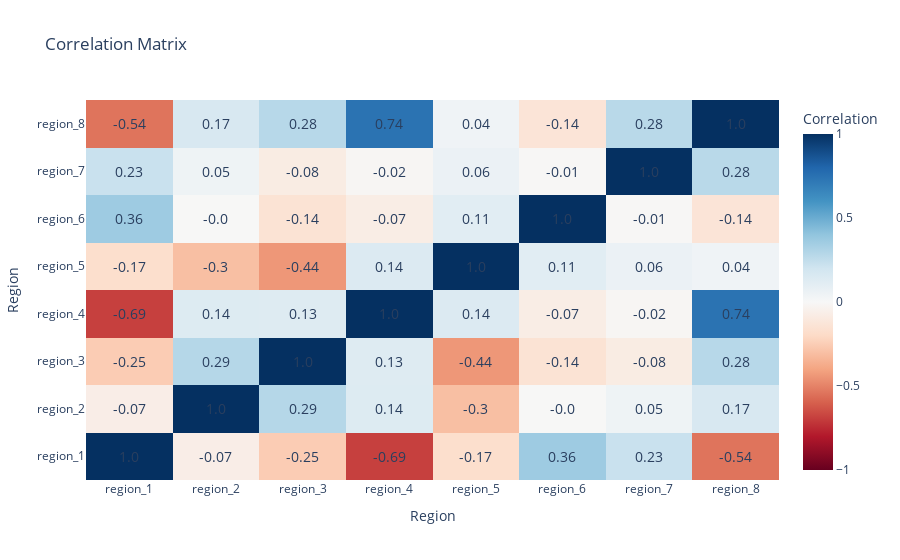

The code cell stored with this chart in its notebook:
### Code cell
import pandas as pd
import plotly.graph_objects as go

# 读取数据
df = pd.read_excel('数据文件.xls')
# 删除day列
df = df.drop('day', axis=1)

# 计算每个虚拟区域的相关性系数
corr_matrix = df.corr()

# 创建热图数据
data = [go.Heatmap(z=corr_matrix.values.tolist(), x=corr_matrix.columns, y=corr_matrix.index, colorscale='RdBu', zmin=-1, zmax=1, colorbar=dict(title='Correlation'))]

# 设置图表标题和布局
layout = go.Layout(title='Correlation Matrix', xaxis=dict(title='Region'), yaxis=dict(title='Region'))

# 绘制热图
fig = go.Figure(data=data, layout=layout)
annotations = []
for i, row in enumerate(corr_matrix.index):
    for j, col in enumerate(corr_matrix.columns):
        annotations.append(dict(x=col, y=row, text=str(round(corr_matrix.iloc[i, j], 2)), showarrow=False, font=dict(size=14)))
fig.update_layout(annotations=annotations)
fig.show()

### Figure 1 — Plotly figure (JSON) as saved in the notebook; plotly's stock layout.template omitted (floating-point values rounded to 4 significant figures)
{"data": [{"colorbar": {"title": {"text": "Correlation"}}, "colorscale": [[0, "rgb(103,0,31)"], [0.1, "rgb(178,24,43)"], [0.2, "rgb(214,96,77)"], [0.3, "rgb(244,165,130)"], [0.4, "rgb(253,219,199)"], [0.5, "rgb(247,247,247)"], [0.6, "rgb(209,229,240)"], [0.7, "rgb(146,197,222)"], [0.8, "rgb(67,147,195)"], [0.9, "rgb(33,102,172)"], [1, "rgb(5,48,97)"]], "type": "heatmap", "x": ["region_1", "region_2", "region_3", "region_4", "region_5", "region_6", "region_7", "region_8"], "y": ["region_1", "region_2", "region_3", "region_4", "region_5", "region_6", "region_7", "region_8"], "z": [[1, -0.06846, -0.254, -0.6889, -0.173, 0.3609, 0.2266, -0.5433], [-0.06846, 1, 0.2891, 0.1352, -0.303, -0.00322, 0.0462, 0.1654], [-0.254, 0.2891, 1, 0.1326, -0.4392, -0.1448, -0.08199, 0.283], [-0.6889, 0.1352, 0.1326, 1, 0.141, -0.07367, -0.01573, 0.7436], [-0.173, -0.303, -0.4392, 0.141, 1, 0.1134, 0.06248, 0.04084], [0.3609, -0.00322, -0.1448, -0.07367, 0.1134, 1, -0.007374, -0.1351], [0.2266, 0.0462, -0.08199, -0.01573, 0.06248, -0.007374, 1, 0.2761], [-0.5433, 0.1654, 0.283, 0.7436, 0.04084, -0.1351, 0.2761, 1]], "zmax": 1, "zmin": -1}], "layout": {"annotations": [{"font": {"size": 14}, "showarrow": false, "text": "1.0", "x": "region_1", "y": "region_1"}, {"font": {"size": 14}, "showarrow": false, "text": "-0.07", "x": "region_2", "y": "region_1"}, {"font": {"size": 14}, "showarrow": false, "text": "-0.25", "x": "region_3", "y": "region_1"}, {"font": {"size": 14}, "showarrow": false, "text": "-0.69", "x": "region_4", "y": "region_1"}, {"font": {"size": 14}, "showarrow": false, "text": "-0.17", "x": "region_5", "y": "region_1"}, {"font": {"size": 14}, "showarrow": false, "text": "0.36", "x": "region_6", "y": "region_1"}, {"font": {"size": 14}, "showarrow": false, "text": "0.23", "x": "region_7", "y": "region_1"}, {"font": {"size": 14}, "showarrow": false, "text": "-0.54", "x": "region_8", "y": "region_1"}, {"font": {"size": 14}, "showarrow": false, "text": "-0.07", "x": "region_1", "y": "region_2"}, {"font": {"size": 14}, "showarrow": false, "text": "1.0", "x": "region_2", "y": "region_2"}, {"font": {"size": 14}, "showarrow": false, "text": "0.29", "x": "region_3", "y": "region_2"}, {"font": {"size": 14}, "showarrow": false, "text": "0.14", "x": "region_4", "y": "region_2"}, {"font": {"size": 14}, "showarrow": false, "text": "-0.3", "x": "region_5", "y": "region_2"}, {"font": {"size": 14}, "showarrow": false, "text": "-0.0", "x": "region_6", "y": "region_2"}, {"font": {"size": 14}, "showarrow": false, "text": "0.05", "x": "region_7", "y": "region_2"}, {"font": {"size": 14}, "showarrow": false, "text": "0.17", "x": "region_8", "y": "region_2"}, {"font": {"size": 14}, "showarrow": false, "text": "-0.25", "x": "region_1", "y": "region_3"}, {"font": {"size": 14}, "showarrow": false, "text": "0.29", "x": "region_2", "y": "region_3"}, {"font": {"size": 14}, "showarrow": false, "text": "1.0", "x": "region_3", "y": "region_3"}, {"font": {"size": 14}, "showarrow": false, "text": "0.13", "x": "region_4", "y": "region_3"}, {"font": {"size": 14}, "showarrow": false, "text": "-0.44", "x": "region_5", "y": "region_3"}, {"font": {"size": 14}, "showarrow": false, "text": "-0.14", "x": "region_6", "y": "region_3"}, {"font": {"size": 14}, "showarrow": false, "text": "-0.08", "x": "region_7", "y": "region_3"}, {"font": {"size": 14}, "showarrow": false, "text": "0.28", "x": "region_8", "y": "region_3"}, {"font": {"size": 14}, "showarrow": false, "text": "-0.69", "x": "region_1", "y": "region_4"}, {"font": {"size": 14}, "showarrow": false, "text": "0.14", "x": "region_2", "y": "region_4"}, {"font": {"size": 14}, "showarrow": false, "text": "0.13", "x": "region_3", "y": "region_4"}, {"font": {"size": 14}, "showarrow": false, "text": "1.0", "x": "region_4", "y": "region_4"}, {"font": {"size": 14}, "showarrow": false, "text": "0.14", "x": "region_5", "y": "region_4"}, {"font": {"size": 14}, "showarrow": false, "text": "-0.07", "x": "region_6", "y": "region_4"}, {"font": {"size": 14}, "showarrow": false, "text": "-0.02", "x": "region_7", "y": "region_4"}, {"font": {"size": 14}, "showarrow": false, "text": "0.74", "x": "region_8", "y": "region_4"}, {"font": {"size": 14}, "showarrow": false, "text": "-0.17", "x": "region_1", "y": "region_5"}, {"font": {"size": 14}, "showarrow": false, "text": "-0.3", "x": "region_2", "y": "region_5"}, {"font": {"size": 14}, "showarrow": false, "text": "-0.44", "x": "region_3", "y": "region_5"}, {"font": {"size": 14}, "showarrow": false, "text": "0.14", "x": "region_4", "y": "region_5"}, {"font": {"size": 14}, "showarrow": false, "text": "1.0", "x": "region_5", "y": "region_5"}, {"font": {"size": 14}, "showarrow": false, "text": "0.11", "x": "region_6", "y": "region_5"}, {"font": {"size": 14}, "showarrow": false, "text": "0.06", "x": "region_7", "y": "region_5"}, {"font": {"size": 14}, "showarrow": false, "text": "0.04", "x": "region_8", "y": "region_5"}, {"font": {"size": 14}, "showarrow": false, "text": "0.36", "x": "region_1", "y": "region_6"}, {"font": {"size": 14}, "showarrow": false, "text": "-0.0", "x": "region_2", "y": "region_6"}, {"font": {"size": 14}, "showarrow": false, "text": "-0.14", "x": "region_3", "y": "region_6"}, {"font": {"size": 14}, "showarrow": false, "text": "-0.07", "x": "region_4", "y": "region_6"}, {"font": {"size": 14}, "showarrow": false, "text": "0.11", "x": "region_5", "y": "region_6"}, {"font": {"size": 14}, "showarrow": false, "text": "1.0", "x": "region_6", "y": "region_6"}, {"font": {"size": 14}, "showarrow": false, "text": "-0.01", "x": "region_7", "y": "region_6"}, {"font": {"size": 14}, "showarrow": false, "text": "-0.14", "x": "region_8", "y": "region_6"}, {"font": {"size": 14}, "showarrow": false, "text": "0.23", "x": "region_1", "y": "region_7"}, {"font": {"size": 14}, "showarrow": false, "text": "0.05", "x": "region_2", "y": "region_7"}, {"font": {"size": 14}, "showarrow": false, "text": "-0.08", "x": "region_3", "y": "region_7"}, {"font": {"size": 14}, "showarrow": false, "text": "-0.02", "x": "region_4", "y": "region_7"}, {"font": {"size": 14}, "showarrow": false, "text": "0.06", "x": "region_5", "y": "region_7"}, {"font": {"size": 14}, "showarrow": false, "text": "-0.01", "x": "region_6", "y": "region_7"}, {"font": {"size": 14}, "showarrow": false, "text": "1.0", "x": "region_7", "y": "region_7"}, {"font": {"size": 14}, "showarrow": false, "text": "0.28", "x": "region_8", "y": "region_7"}, {"font": {"size": 14}, "showarrow": false, "text": "-0.54", "x": "region_1", "y": "region_8"}, {"font": {"size": 14}, "showarrow": false, "text": "0.17", "x": "region_2", "y": "region_8"}, {"font": {"size": 14}, "showarrow": false, "text": "0.28", "x": "region_3", "y": "region_8"}, {"font": {"size": 14}, "showarrow": false, "text": "0.74", "x": "region_4", "y": "region_8"}, {"font": {"size": 14}, "showarrow": false, "text": "0.04", "x": "region_5", "y": "region_8"}, {"font": {"size": 14}, "showarrow": false, "text": "-0.14", "x": "region_6", "y": "region_8"}, {"font": {"size": 14}, "showarrow": false, "text": "0.28", "x": "region_7", "y": "region_8"}, {"font": {"size": 14}, "showarrow": false, "text": "1.0", "x": "region_8", "y": "region_8"}], "title": {"text": "Correlation Matrix"}, "xaxis": {"title": {"text": "Region"}}, "yaxis": {"title": {"text": "Region"}}}}
